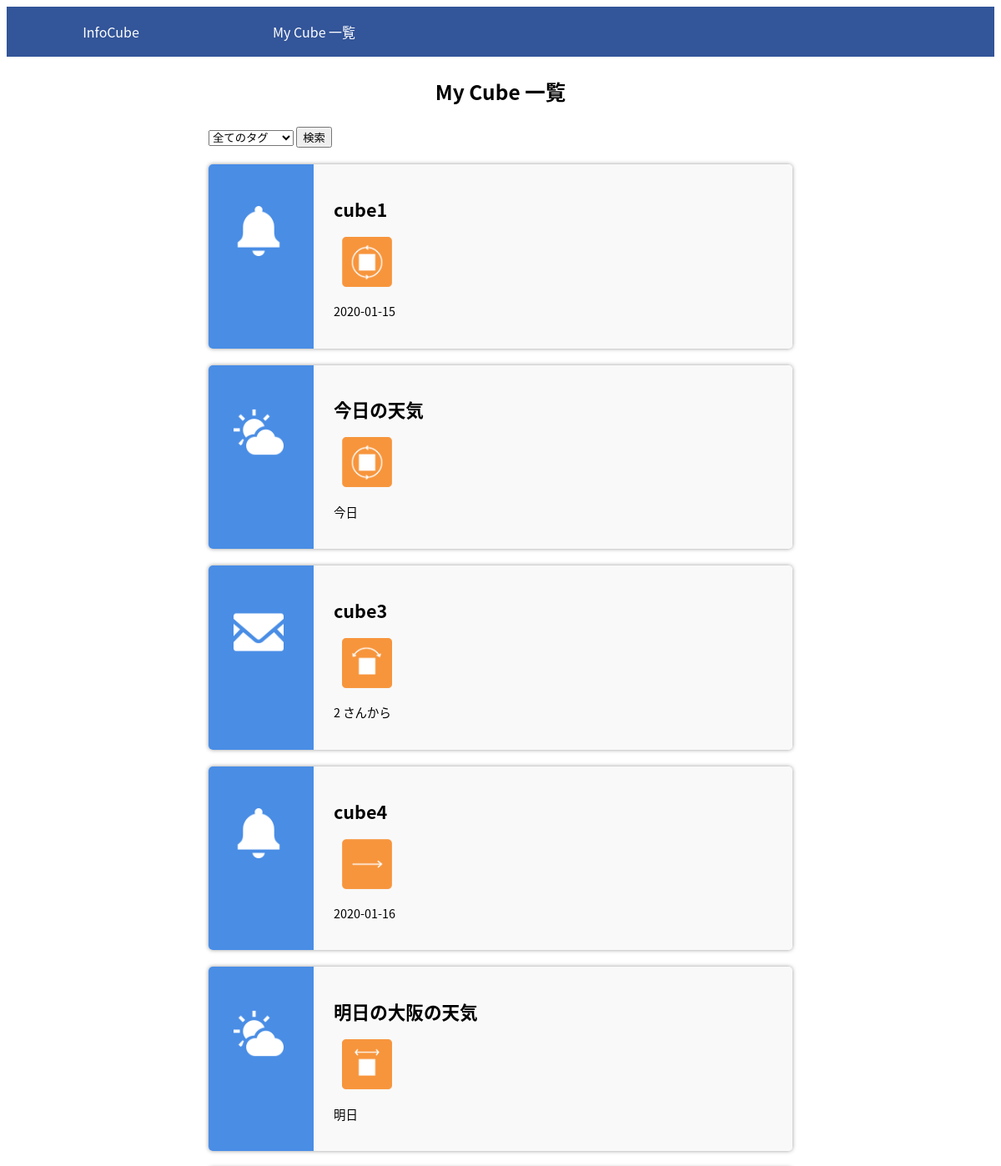
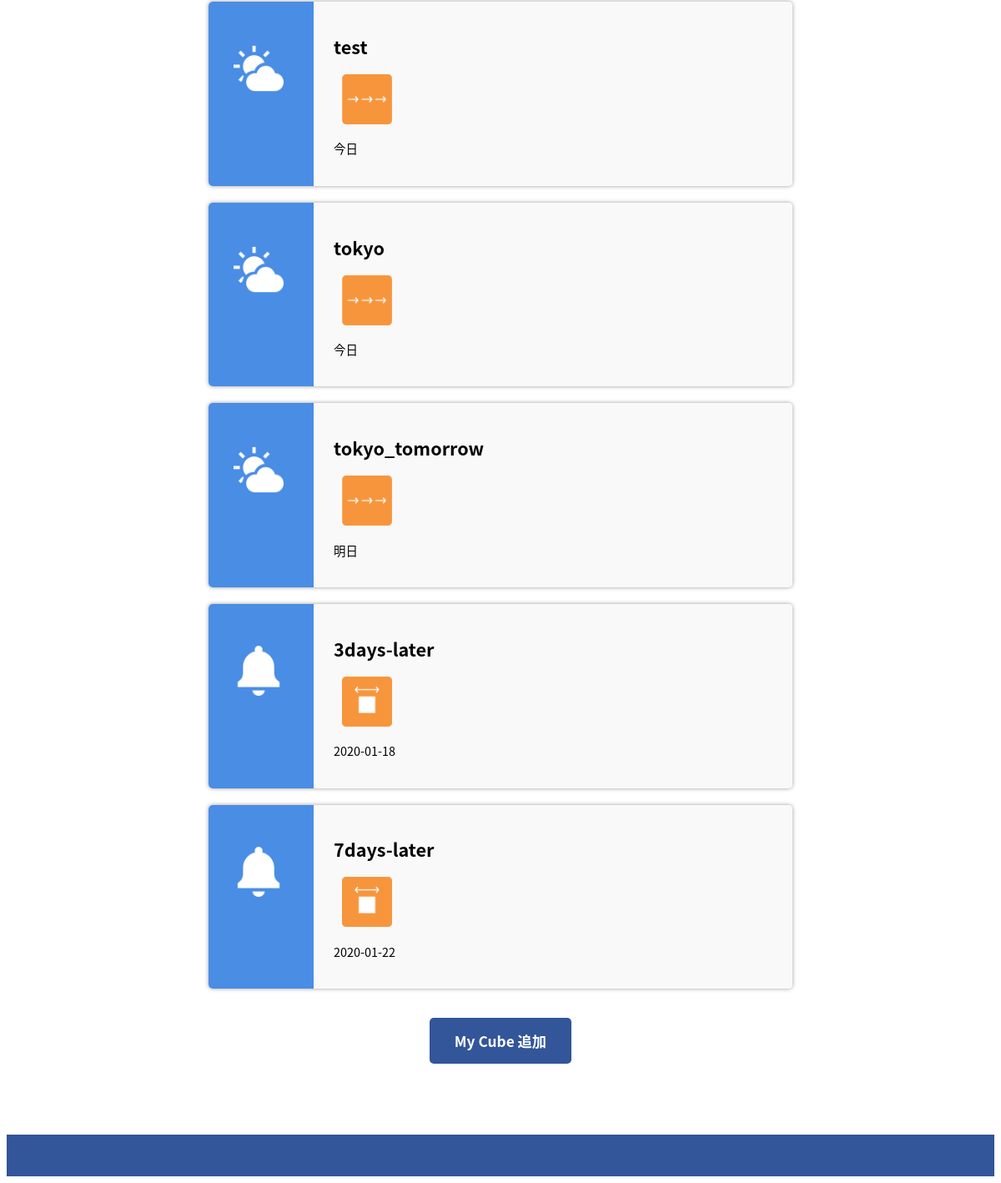
The app's page /cube-list.php, older data (2 pictures, top to bottom).
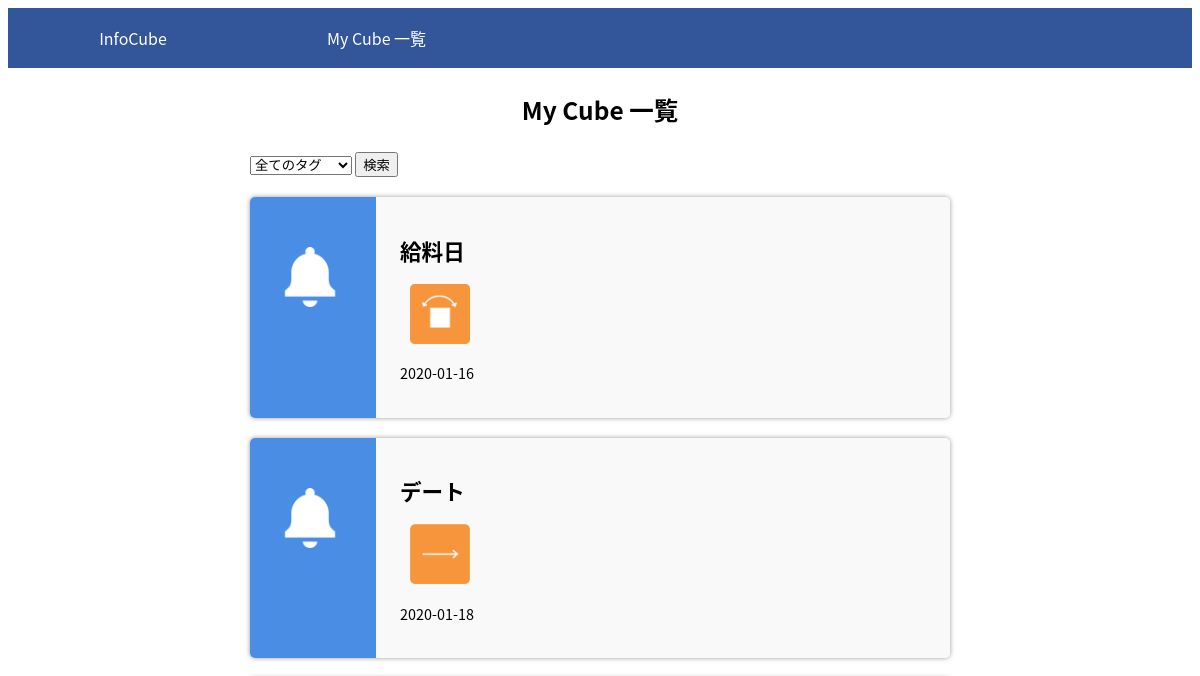
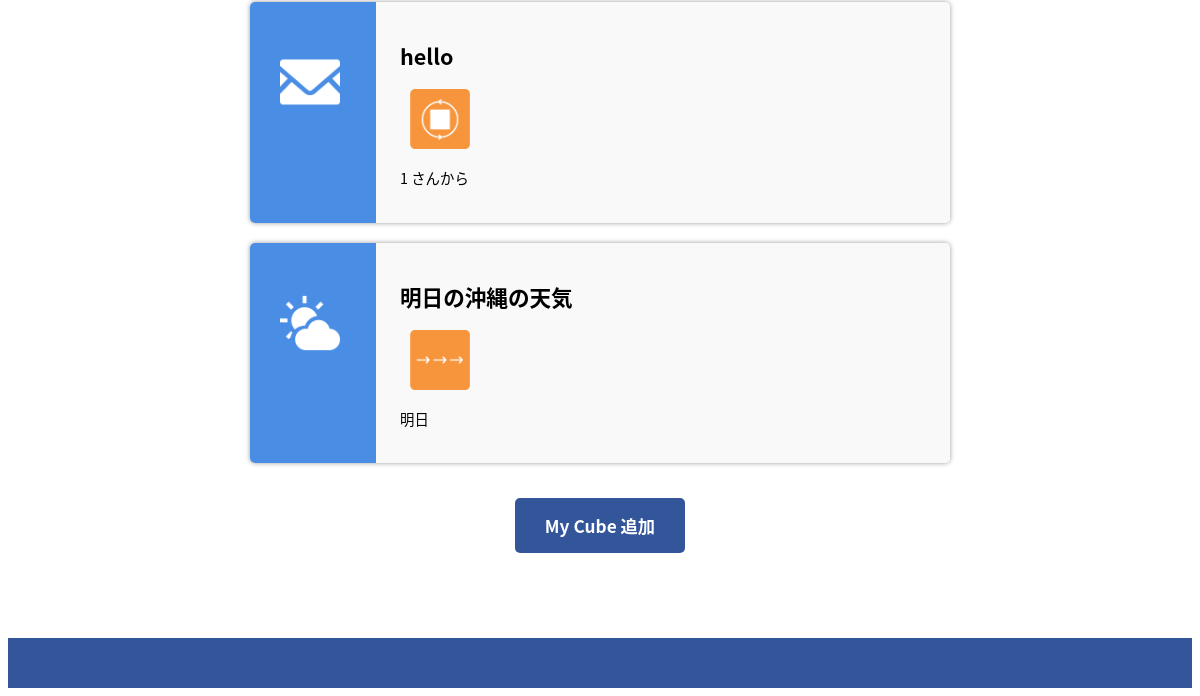
The same page, newer data (2 pictures, top to bottom).
### tables this page shows
CREATE TABLE cube(id integer,cube_number integer primary key,cube_name text,tag text,start_movement integer,middle_movement integer,end_movement integer,schedule_date text, data_location integer,data_date integer,feeling_destination integer);

### cube-list.php (the view, shortened to what this page needs)
<!DOCTYPE html>
<html lang="ja">
<head>
    <link rel="stylesheet" href="./css/style.css">
</head>
<body>
    <ul class="navi-top">
        <li><a href="./index.php" class="home">InfoCube</a></li>
        <li><a href="./cube-list.php">My Cube 一覧</a></li>
    </ul>
    <p class="page-title">My Cube 一覧</p>
    <?php
    function h($str){
        return htmlspecialchars($str, ENT_QUOTES, "UTF-8");
    }
    ?>
    <form action=cube-list.php method=get>
    <div class="filter">
        <select name="stag">
            <option value="all">全てのタグ</option>
        </select>
        <input type=submit border=0 value="検索">
    </div>
    </form>
    <?php
    $db = new PDO("sqlite:./SQL/infocube.sqlite");
    if($stag == "schedule"){
        $result=$db->query("select * from cube where tag = 'schedule';");
    }else if($stag == "data"){
        $result=$db->query("select * from cube where tag = 'data';");
    }else if($stag == "feeling"){
        $result=$db->query("select * from cube where tag = 'feeling';");
    }else{
        $result=$db->query("SELECT * FROM cube");
    }
        for($i = 0; $row=$result->fetch(); ++$i ){
            echo "<div class='card'>";
            if (strcmp(h($row['tag']), 'data') == 0){
                echo "<img src='./images/data.png' class='card-image'>";
            }else if(strcmp(h($row['tag']), 'schedule') == 0){
                echo "<img src='./images/schedule.png' class='card-image'>";
            }else{
                echo "<img src='./images/feeling.png' class='card-image'>";
            }
            echo "<div class='card-content'>";
            echo "<h2>". h($row['cube_name']). "</h2>";
            if(h($row['middle_movement']) == 1){
                echo "<img src='./images/icon_repeat.png' class='move-image'>";
            }else if(h($row['middle_movement']) == 2){
                echo "<img src='./images/icon_round.png' class='move-image'>";
            }else if(h($row['middle_movement']) == 3){
                echo "<img src='./images/icon_slide.png' class='move-image'>";
            }else if(h($row['middle_movement']) == 4){
                echo "<img src='./images/icon_straight.png' class='move-image'>";
            }else{
                echo "<img src='./images/icon_swing.png' class='move-image'>";
            }
            if (strcmp(h($row['tag']), 'data') == 0){
                if (strcmp(h($row['data_date']), '0') == 0){
                    echo "<p>今日</p>";
                }else if(strcmp(h($row['data_date']), '1') == 0){
                    echo "<p>明日</p>";
                }else{
                    echo "<p>明後日</p>";
                }
            }else if(strcmp(h($row['tag']), 'schedule') == 0){
                echo "<p>". h($row['schedule_date']). "</p>";
            }else{
                echo "<p>". h($row['feeling_destination']). " さんから</p>";
            }
            echo "</div></div>";
        }
    ?>
    <div class="add-event-section">
        <a href="new-cube.php" class="add-event-button">My Cube 追加</a>
    </div>
    <footer>
        <p class="footer-content"></p>
    </footer>
</body>
</html>

### css/style.css (style rules this page uses)
html { font-family: "Noto Sans CJK JP", "Hiragino Kaku Gothic ProN", "Hiragino Sans", "ヒラギノ角ゴシック", sans-serif; font-size: 0.9em; }
ul.navi-top, ul.navi-top a { color: white; background-color: #359; }
ul.navi-top { left: 0; top: 0; margin: 0; padding: 0; font-size: 16px; width: 100%; }
ul.navi-top li { width: 240px; display: inline-block; list-style-type: none; position: relative; }
ul.navi-top a { line-height: 60px; text-align: center; padding-left: 10px; text-decoration: none; display: block; }
.page-title { font-size: 1.7rem; text-align: center; font-weight: 600; }
.card { background: linear-gradient(90deg, #498DE5 0%, #498DE5 18%, #F9F9F9 18%, #F9F9F9 100%); display: flex; width: 700px; margin: auto; margin-top: 20px; padding: 20px; border-radius: 5px; box-sizing: border-box; box-shadow: 0 0 5px #999; }
.card-image { padding: 30px 40px 0px 10px; width: 60px; height: 60px; }
.card-content { padding-left: 20px; }
.move-image { padding: 0px 0px 0px 10px; width: 60px; height: 60px; }
.add-event-section { text-align: center; margin: 50px auto 100px auto; }
.add-event-button { background-color: #359; color: #FFF; font-size: 1.2em; font-weight: bold; padding: 15px 30px; border-radius: 5px; text-decoration: none; }
.filter { margin-left: auto; margin-right: auto; width: 700px; }
footer { width: 100%; height: 50px; text-align: right; background-color: #359; }
.footer-content { color: #CDDCFD; padding: 15px 20px 0px 0px; }

Row changes from the older to the newer data that the page shows:
removed cube: cube_name "今日の天気", middle_movement 2 (drawn), tag "今日"
removed cube: cube_name "cube4", middle_movement 4 (drawn), schedule_date "2020-01-16"
removed cube: cube_name "明日の大阪の天気", middle_movement 3 (drawn), tag "明日"
removed cube: cube_name "test", middle_movement 1 (drawn), tag "今日"
removed cube: cube_name "tokyo", middle_movement 1 (drawn), tag "今日"
removed cube: cube_name "tokyo_tomorrow", middle_movement 1 (drawn), tag "明日"
removed cube: cube_name "3days-later", middle_movement 3 (drawn), schedule_date "2020-01-18"
removed cube: cube_name "7days-later", middle_movement 3 (drawn), schedule_date "2020-01-22"
changed cube: cube_name "cube1" → "給料日"; middle_movement: picture added; schedule_date "2020-01-15" → "2020-01-16"; middle_movement: picture removed
added cube: cube_name "デート", middle_movement 4 (drawn), schedule_date "2020-01-18"
changed cube: cube_name "cube3" → "hello"; middle_movement: picture added; feeling_destination "2" → "1"; middle_movement: picture removed
added cube: cube_name "明日の沖縄の天気", middle_movement 1 (drawn), tag "明日"
